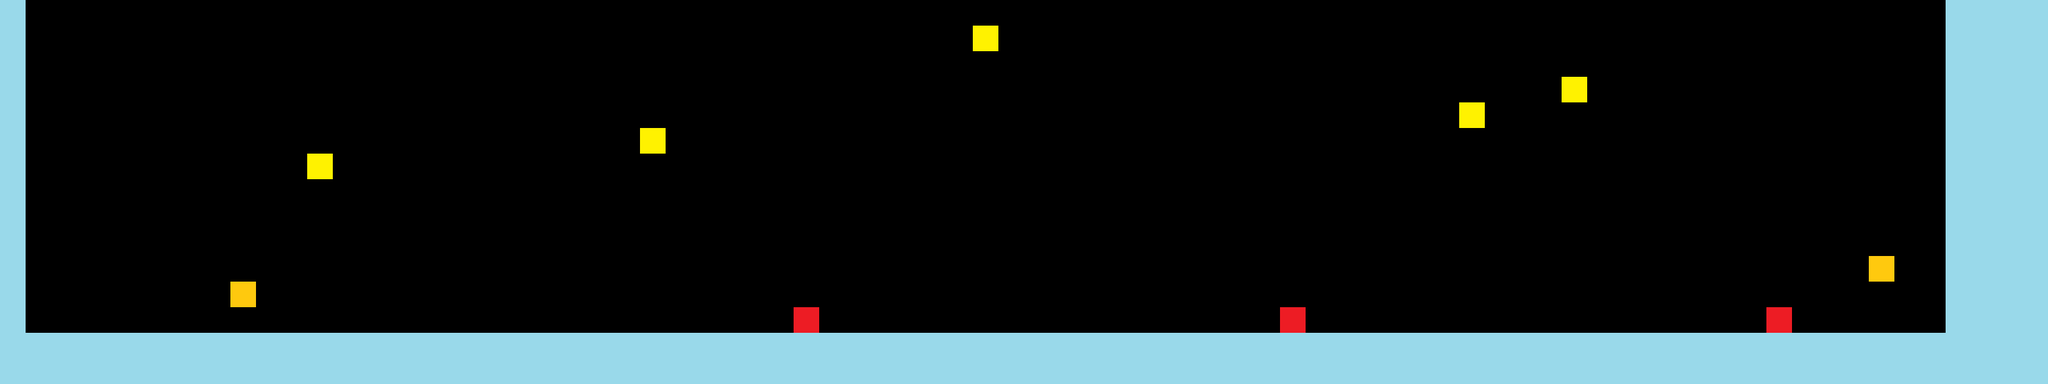

Below is a game level as drawn by its tile map, then a one-line description and the .tmx that defines it (tile-layer data replaced by summaries):
An orthogonal 80x15 tile map with 40x40 px tiles, 1 tile layer (1), 1 hidden layer not drawn, 5 tilesets.

<map version="1.0" orientation="orthogonal" width="80" height="15" tilewidth="40" tileheight="40">
 <tileset firstgid="1" name="block" tilewidth="40" tileheight="40">
  <image source="block.png" width="40" height="40" />
 </tileset>
 <tileset firstgid="2" name="light" tilewidth="40" tileheight="40">
  <image source="light.png" width="40" height="40" />
 </tileset>
 <tileset firstgid="3" name="monster" tilewidth="40" tileheight="40">
  <image source="monster.png" width="40" height="40" />
 </tileset>
 <tileset firstgid="4" name="bg" tilewidth="40" tileheight="40">
  <image source="bg.png" width="3200" height="600" />
 </tileset>
 <tileset firstgid="1204" name="finish" tilewidth="40" tileheight="40">
  <image source="finish.png" width="40" height="40" />
 </tileset>
 <layer name="2" width="80" height="15" visible="0">
  <data>[1200 cells, 1200 non-empty, 1200 distinct tile ids]</data>
 </layer>
 <layer name="1" width="80" height="15">
  <data>[1200 cells, 235 non-empty, 4 distinct tile ids]</data>
 </layer>
</map>
